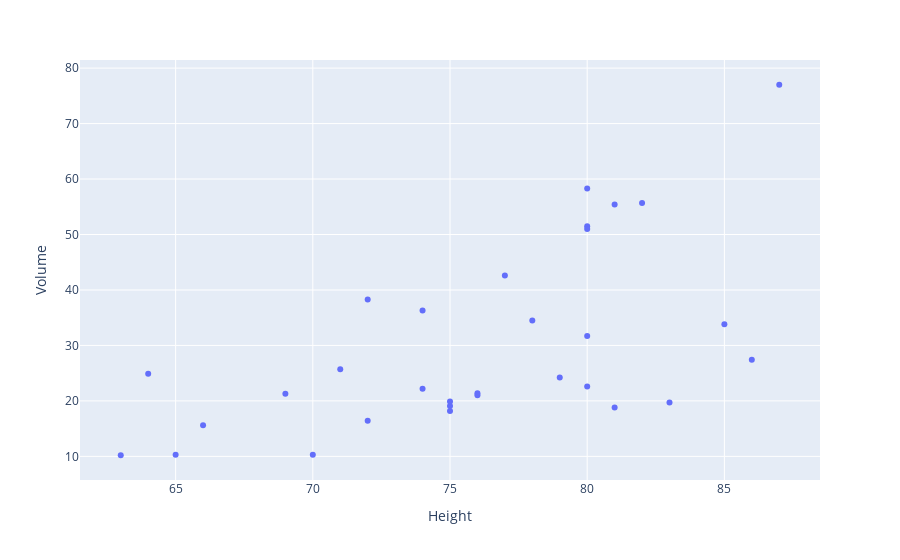

The notebook cell this image was saved under:
### Markdown cell above
And create a scatterplot.

### Code cell
px.scatter(dataframe, x="Height", y="Volume")

#<xml xmlns="https://developers.google.com/blockly/xml"><variables><variable id="k#w4n=KvP~*sLy*OW|Jl">px</variable><variable id="B5p-Xul6IZ.0%nd96oa%">dataframe</variable></variables><block type="varDoMethod_Python" id="O07?sQIdula@ap]/9Ogq" x="245" y="350"><field name="VAR" id="k#w4n=KvP~*sLy*OW|Jl">px</field><field name="MEMBER">scatter</field><data>px:scatter</data><value name="INPUT"><block type="lists_create_with" id="~tHtb;Nbw/OP6#7pB9wX"><mutation items="3"></mutation><value name="ADD0"><block type="variables_get" id="UE)!btph,4mdjsf[F37|"><field name="VAR" id="B5p-Xul6IZ.0%nd96oa%">dataframe</field></block></value><value name="ADD1"><block type="dummyOutputCodeBlock_Python" id="~L)yq!Jze#v9R[^p;2{O"><field name="CODE">x="Height"</field></block></value><value name="ADD2"><block type="dummyOutputCodeBlock_Python" id="yu5^$n1zXY3)#RcRx:~;"><field name="CODE">y="Volume"</field></block></value></block></value></block></xml>

### Figure 1 — Plotly figure (JSON) as saved in the notebook; plotly's stock layout.template omitted (floating-point values rounded to 4 significant figures)
{"data": [{"hovertemplate": "Height=%{x}<br>Volume=%{y}<extra></extra>", "legendgroup": "", "marker": {"color": "#636efa", "symbol": "circle"}, "mode": "markers", "name": "", "orientation": "v", "showlegend": false, "type": "scatter", "x": [70, 65, 63, 72, 81, 83, 66, 75, 80, 75, 79, 76, 76, 69, 75, 74, 85, 86, 71, 64, 78, 80, 74, 72, 77, 81, 82, 80, 80, 80, 87], "xaxis": "x", "y": [10.3, 10.3, 10.2, 16.4, 18.8, 19.7, 15.6, 18.2, 22.6, 19.9, 24.2, 21, 21.4, 21.3, 19.1, 22.2, 33.8, 27.4, 25.7, 24.9, 34.5, 31.7, 36.3, 38.3, 42.6, 55.4, 55.7, 58.3, 51.5, 51, 77], "yaxis": "y"}], "layout": {"autosize": true, "legend": {"tracegroupgap": 0}, "margin": {"t": 60}, "xaxis": {"anchor": "y", "autorange": true, "domain": [0, 1], "range": [61.49, 88.51], "title": {"text": "Height"}, "type": "linear"}, "yaxis": {"anchor": "x", "autorange": true, "domain": [0, 1], "range": [5.464, 81.74], "title": {"text": "Volume"}, "type": "linear"}}}
